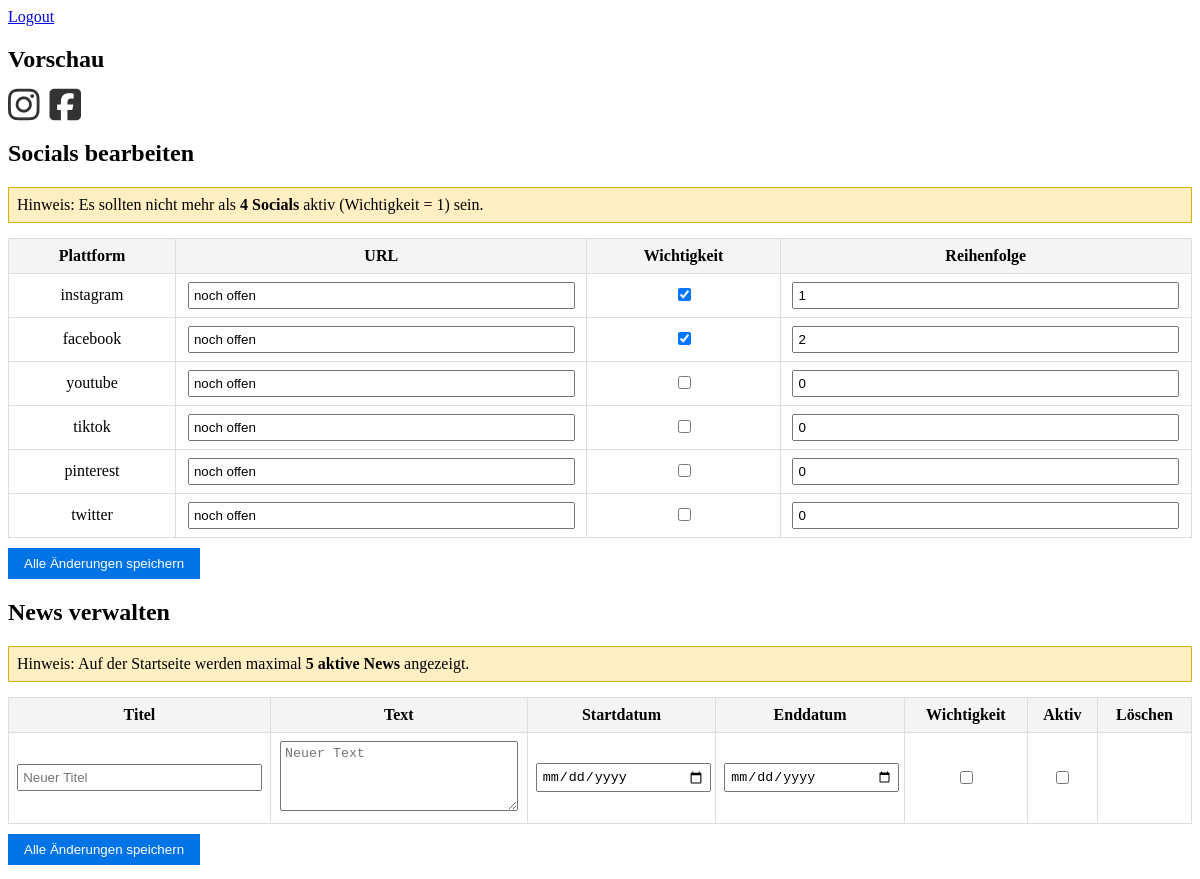
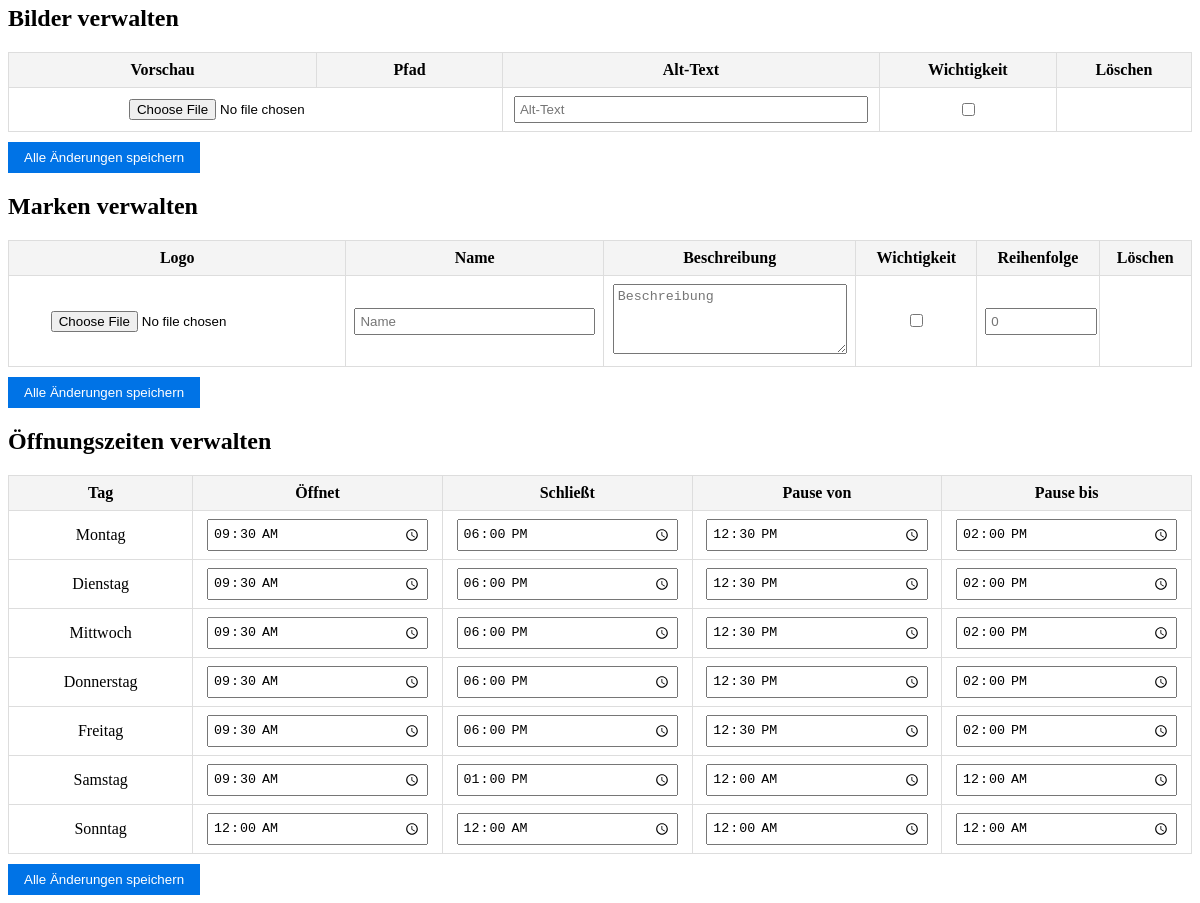
The app's page /adminmenu.php (signed in) with its own data (2 pictures, top to bottom).
### tables this page shows
CREATE TABLE `socials` (
  `id` int(11) NOT NULL,
  `plattform` varchar(100) DEFAULT NULL,
  `url` varchar(255) DEFAULT NULL,
  `wichtigkeit` tinyint(4) NOT NULL,
  `reihenfolge` int(11) NOT NULL
);

CREATE TABLE `oeffnungszeiten` (
  `id` int(11) NOT NULL,
  `tag` int(1) NOT NULL,
  `offen` time NOT NULL,
  `zu` time NOT NULL,
  `pause_anfang` time NOT NULL,
  `pause_ende` time NOT NULL
);

### public/adminmenu.php (the view, shortened to what this page needs)
<!DOCTYPE html>
<html lang="de">
<head>
</head>
<body>
    <a href="logout.php">Logout</a>
<?php
include '../includes/datenbank.php';
$stmt = $pdo->query("
    SELECT id, plattform, url, wichtigkeit, reihenfolge
    FROM socials
    ORDER BY wichtigkeit DESC, reihenfolge ASC
");
$socials = $stmt->fetchAll(PDO::FETCH_ASSOC);
$preview = '<div class="socials">';
foreach ($socials as $s) {
    if ($s['wichtigkeit'] == 1) {
        $plattform = strtolower($s['plattform']);
        $url = htmlspecialchars($s['url']);
        switch ($plattform) {
            case 'instagram': $icon = '<i class="fa-brands fa-instagram fa-xl"></i>'; break;
            case 'facebook':  $icon = '<i class="fa-brands fa-square-facebook fa-xl"></i>'; break;
        }
        $preview .= '<div class="social-icon"><a href="' . $url . '" target="_blank" rel="noopener noreferrer">' . $icon . '</a></div>';
    }
}
$preview .= '</div>';
?>
<!DOCTYPE html>
<html lang="de">
<head>
    <link rel="stylesheet" href="https://cdnjs.cloudflare.com/ajax/libs/font-awesome/6.5.2/css/all.min.css">
</head>
<body>
<h2>Vorschau</h2>
<?php echo $preview; ?>
<h2>Socials bearbeiten</h2>
<div class="hint">
    Hinweis: Es sollten nicht mehr als <strong>4 Socials</strong> aktiv (Wichtigkeit = 1) sein.
</div>
<form method="post">
    <table>
        <tr>
            <th>Plattform</th>
            <th>URL</th>
            <th>Wichtigkeit</th>
            <th>Reihenfolge</th>
        </tr>
        <?php foreach ($socials as $s): ?>
            <tr>
                <td><?php echo htmlspecialchars($s['plattform']); ?></td>
                <td>
                    <input type="text" name="socials[<?php echo $s['id']; ?>][url]" value="<?php echo htmlspecialchars($s['url']); ?>">
                </td>
                <td>
                    <input type="checkbox" name="socials[<?php echo $s['id']; ?>][wichtigkeit]" value="1" <?php if ($s['wichtigkeit']) echo 'checked'; ?>>
                </td>
                <td>
                    <input type="number" name="socials[<?php echo $s['id']; ?>][reihenfolge]" value="<?php echo (int)$s['reihenfolge']; ?>" min="0">
                </td>
            </tr>
        <?php endforeach; ?>
    </table>
    <button type="submit" class="save-btn">Alle Änderungen speichern</button>
</form>
<!DOCTYPE html>
<html lang="de">
<head>
</head>
<body>
<h2>News verwalten</h2>
<div class="hint">
    Hinweis: Auf der Startseite werden maximal <strong>5 aktive News</strong> angezeigt.
</div>
<form method="post">
    <table>
        <tr>
            <th>Titel</th>
            <th>Text</th>
            <th>Startdatum</th>
            <th>Enddatum</th>
            <th>Wichtigkeit</th>
            <th>Aktiv</th>
            <th>Löschen</th>
        </tr>
        <tr>
            <td><input type="text" name="new[titel]" placeholder="Neuer Titel"></td>
            <td><textarea name="new[text]" placeholder="Neuer Text"></textarea></td>
            <td><input type="date" name="new[anfangsdatum]"></td>
            <td><input type="date" name="new[enddatum]"></td>
            <td style="text-align:center;"><input type="checkbox" name="new[wichtigkeit]" value="1"></td>
            <td style="text-align:center;"><input type="checkbox" name="new[aktiv]" value="1"></td>
            <td></td>
        </tr>
    </table>
    <button type="submit" class="save-btn">Alle Änderungen speichern</button>
</form>
<!DOCTYPE html>
<html lang="de">
<head>
</head>
<body>
<h2>Bilder verwalten</h2>
<form method="post" enctype="multipart/form-data">
    <table>
        <tr>
            <th>Vorschau</th>
            <th>Pfad</th>
            <th>Alt-Text</th>
            <th>Wichtigkeit</th>
            <th>Löschen</th>
        </tr>
        <tr>
            <td colspan="2">
                <input type="file" name="new_bild">
            </td>
            <td>
                <input type="text" name="new[alt]" placeholder="Alt-Text">
            </td>
            <td>
                <input type="checkbox" name="new[wichtigkeit]" value="1">
            </td>
            <td></td>
        </tr>
    </table>
    <button type="submit" class="save-btn">Alle Änderungen speichern</button>
</form>
<!DOCTYPE html>
<html lang="de">
<head>
</head>
<body>
<h2>Marken verwalten</h2>
<form method="post" enctype="multipart/form-data">
    <table>
        <tr>
            <th>Logo</th>
            <th>Name</th>
            <th>Beschreibung</th>
            <th>Wichtigkeit</th>
            <th>Reihenfolge</th>
            <th>Löschen</th>
        </tr>
        <tr>
            <td><input type="file" name="new_logo"></td>
            <td><input type="text" name="new[name]" placeholder="Name"></td>
            <td><textarea name="new[beschreibung]" placeholder="Beschreibung"></textarea></td>
            <td><input type="checkbox" name="new[wichtigkeit]" value="1"></td>
            <td><input type="text" name="new[reihenfolge]" placeholder="0" size="3"></td>
            <td></td>
        </tr>
    </table>
    <button type="submit" class="save-btn">Alle Änderungen speichern</button>
</form>
<?php
$stmt = $pdo->query("SELECT id, tag, offen, zu, pause_anfang, pause_ende FROM oeffnungszeiten ORDER BY id ASC");
$zeiten = $stmt->fetchAll(PDO::FETCH_ASSOC);
$tageMap = [
    1 => 'Montag',
    2 => 'Dienstag',
    3 => 'Mittwoch',
    4 => 'Donnerstag',
    5 => 'Freitag',
    6 => 'Samstag',
    7 => 'Sonntag'
];
?>
<!DOCTYPE html>
<html lang="de">
<head>
</head>
<body>
<h2>Öffnungszeiten verwalten</h2>
<form method="post">
    <table>
        <tr>
            <th>Tag</th>
            <th>Öffnet</th>
            <th>Schließt</th>
            <th>Pause von</th>
            <th>Pause bis</th>
        </tr>
        <?php foreach ($zeiten as $z): ?>
            <tr>
                <td>
                    <?php echo $tageMap[$z['tag']] ?? $z['tag']; ?>
                </td>
                <td>
                    <input type="time" name="zeiten[<?php echo $z['id']; ?>][offen]"
                           value="<?php echo htmlspecialchars($z['offen']); ?>">
                </td>
                <td>
                    <input type="time" name="zeiten[<?php echo $z['id']; ?>][zu]"
                           value="<?php echo htmlspecialchars($z['zu']); ?>">
                </td>
                <td>
                    <input type="time" name="zeiten[<?php echo $z['id']; ?>][pause_anfang]"
                           value="<?php echo htmlspecialchars($z['pause_anfang']); ?>">
                </td>
                <td>
                    <input type="time" name="zeiten[<?php echo $z['id']; ?>][pause_ende]"
                           value="<?php echo htmlspecialchars($z['pause_ende']); ?>">
                </td>
            </tr>
        <?php endforeach; ?>
    </table>
    <button type="submit" class="save-btn">Alle Änderungen speichern</button>
</form>
</body>
</html>

### public/adminmenu.php (style rules this page uses)
.socials { display: flex; gap: 10px; margin-bottom: 20px; }
.social-icon a { color: #333; font-size: 24px; }
table { border-collapse: collapse; width: 100%; margin-top: 10px; }
th, td { border: 1px solid #ddd; padding: 8px; text-align: center; }
th { background: #f4f4f4; }
input[type="text"], input[type="number"] { width: 95%; padding: 4px; }
.save-btn { margin-top: 10px; padding: 8px 16px; background: #0073e6; color: white; border: none; cursor: pointer; }
.hint { background: #ffefc2; padding: 8px; margin-bottom: 15px; border: 1px solid #e0b100; }
th, td { border: 1px solid #ddd; padding: 8px; vertical-align: top; }
input[type="text"], textarea, input[type="date"] { width: 95%; padding: 4px; }
textarea { height: 80px; }
input[type="text"] { width: 95%; padding: 4px; }
th, td { border: 1px solid #ddd; padding: 8px; text-align: center; vertical-align: middle; }
input[type="text"], textarea { width: 95%; padding: 4px; }
textarea { height: 60px; }
input[type="time"] { width: 90%; padding: 4px; }

### records on screen
socials: plattform "instagram", url "noch offen", wichtigkeit "☑", id+reihenfolge "1"
socials: plattform "facebook", url "noch offen", wichtigkeit "☑", id+reihenfolge "2"
socials: plattform "youtube", url "noch offen", reihenfolge "0"
socials: plattform "tiktok", url "noch offen", reihenfolge "0"
socials: plattform "pinterest", url "noch offen", reihenfolge "0"
socials: plattform "twitter", url "noch offen", reihenfolge "0"
oeffnungszeiten: tag "Montag", offen "09:30:00", zu "18:00:00", pause_anfang "12:30:00", pause_ende "14:00:00"
oeffnungszeiten: tag "Dienstag", offen "09:30:00", zu "18:00:00", pause_anfang "12:30:00", pause_ende "14:00:00"
oeffnungszeiten: tag "Mittwoch", offen "09:30:00", zu "18:00:00", pause_anfang "12:30:00", pause_ende "14:00:00"
oeffnungszeiten: tag "Donnerstag", offen "09:30:00", zu "18:00:00", pause_anfang "12:30:00", pause_ende "14:00:00"
oeffnungszeiten: tag "Freitag", offen "09:30:00", zu "18:00:00", pause_anfang "12:30:00", pause_ende "14:00:00"
oeffnungszeiten: tag "Samstag", offen "09:30:00", zu "13:00:00", pause_anfang "00:00:00", pause_ende "00:00:00"
oeffnungszeiten: tag "Sonntag", offen "00:00:00", zu "00:00:00", pause_anfang "00:00:00", pause_ende "00:00:00"
